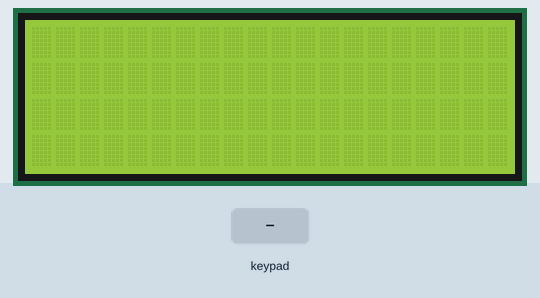
The sketch below on a simulated ESP32. Shown: 20×4 character LCD. The test bench sets the inputs (shaded band).

Above: at 1.2 s.
1.3 s: keypad keys 1 9 1 8 5 1 7 # pressed 0.4 s apart
At 5.1 s:
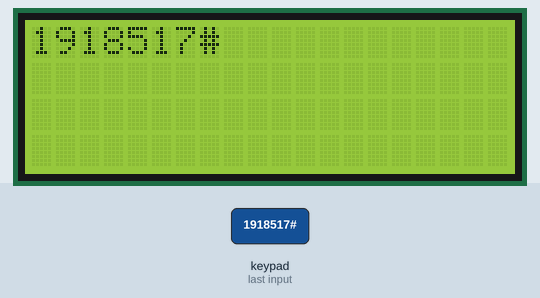
6.0 s: key 'A' pressed
At 6.3 s:
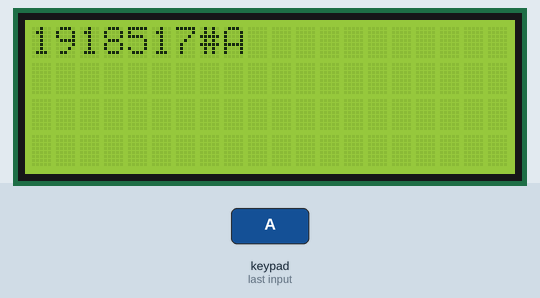
7.5 s: key 'B' pressed
At 8.7 s:
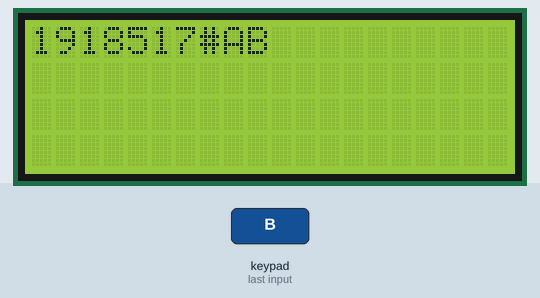
9.0 s: keypad keys 1 9 1 8 5 1 7 * pressed 0.4 s apart
At 12.2 s:
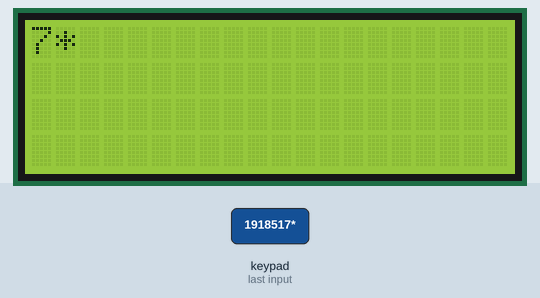
13.7 s: key 'C' pressed
15.2 s: keypad keys 1 9 1 8 5 1 7 A pressed 0.4 s apart
At 19.1 s:
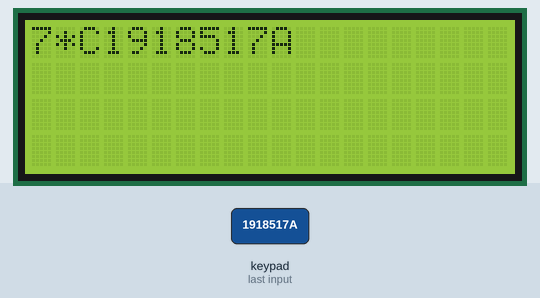
Timing chart, 0 to 20.6 s (numbered marks = the images above; inputs shaded):
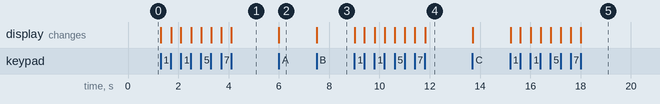

The sketch:

test_keypad_esp32.ino
```cpp
/*
 * This ESP32 code is created by esp32io.com
 *
 * This ESP32 code is released in the public domain
 *
 * For more detail (instruction and wiring diagram), visit https://esp32io.com/tutorials/esp32-keypad-lcd
 */

#include <Keypad.h>
#include <LiquidCrystal_I2C.h>

#define ROW_NUM     4 // four rows
#define COLUMN_NUM  4 // four columns

char keys[ROW_NUM][COLUMN_NUM] = {
  {'1','2','3', 'A'},
  {'4','5','6', 'B'},
  {'7','8','9', 'C'},
  {'*','0','#', 'D'}
};

byte pin_rows[ROW_NUM]      = {19, 18, 5, 17}; // GIOP19, GIOP18, GIOP5, GIOP17 connect to the row pins
byte pin_column[COLUMN_NUM] = {16, 4, 2, 15};   // GIOP16, GIOP4, GIOP0, GIOP2 connect to the column pins

Keypad keypad = Keypad(makeKeymap(keys), pin_rows, pin_column, ROW_NUM, COLUMN_NUM );
LiquidCrystal_I2C lcd(0x27, 20, 4); // I2C address 0x27, 16 column and 2 rows

int cursorColumn = 0;

void setup(){
  lcd.init(); // initialize the lcd
  lcd.backlight();
}

void loop(){
  char key = keypad.getKey();

  if (key) {
    lcd.setCursor(cursorColumn, 0); // move cursor to   (cursorColumn, 0)
    lcd.print(key);                 // print key at (cursorColumn, 0)

    cursorColumn++;                 // move cursor to next position
    if(cursorColumn == 16) {        // if reaching limit, clear LCD
      lcd.clear();
      cursorColumn = 0;
    }
  }
}
```

Measured:
- after the input at 1.3 s, the display: first changes at once (image 1 shows a later state)
- after the input at 6.0 s, the display: changes at once (image 2)
- after the input at 7.5 s, the display: changes at once (image 3)
- after the input at 9.0 s, the display: first changes at once (image 4 shows a later state)
- after the input at 15.2 s, the display: first changes at once (image 5 shows a later state)
